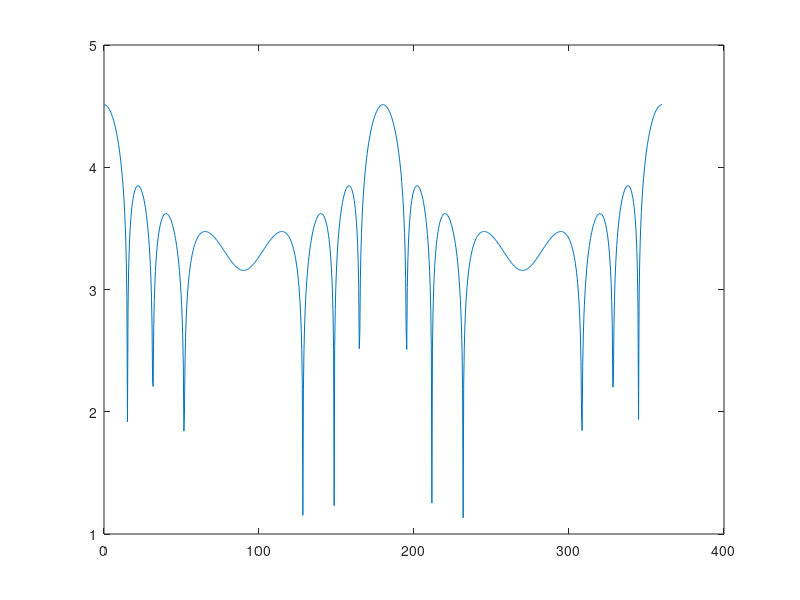
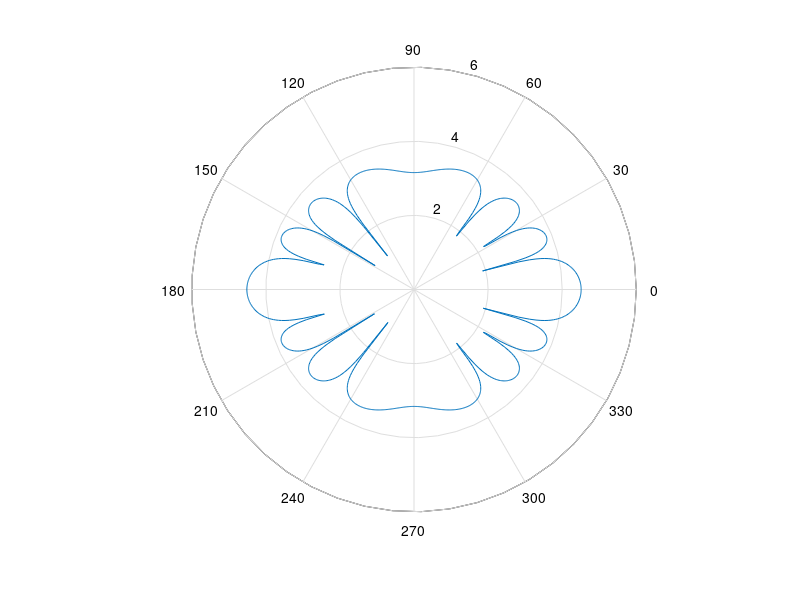

MATLAB code for these plots, in order:
freq=2e3; %frequencia [Hz]
c=340; % velocidade do som [m/s]
A=1; %Amplitude [Pa]
% rho0 = 	1.2922;
% U0 = 1;
% a = 0.01;
% L = 0.5; %Comprimento do emissor
R = 200;
omega=2*pi*freq;
k=omega/c;
L = 24/k;
% [x,y]=meshgrid(-2:.005:2,-2:.005:2);
theta = linspace(0,2*pi,1000);
x = R*sin(theta);
y = R*cos(theta);
y0 = 0;
x0 = 0;
dx = 0.01;
x0_v =  (-L/2+x0):dx:(L/2+x0);
s = size(x);
% for t=0:.2e-4:5e-3
t = 0;
pressao = zeros(s);
    for x0_i = x0_v
        r=sqrt((x-x0_i).^2 + (y-y0).^2);

        p_i= (A./r).*exp(j*(omega*t-k*r));
        pressao = p_i+pressao;

    end
    figure(1)
    plot(180*theta/pi,log10(100000*abs(pressao)))
    figure(2)
    polar(theta, log10(100000*abs(pressao)))
%     surf(x,y,real(pressao))
%     colormap(jet)
%     shading interp
%     view(2)
%     caxis([-10 10])
% %     axis equal
%     colorbar
%     pause(.1)
% end